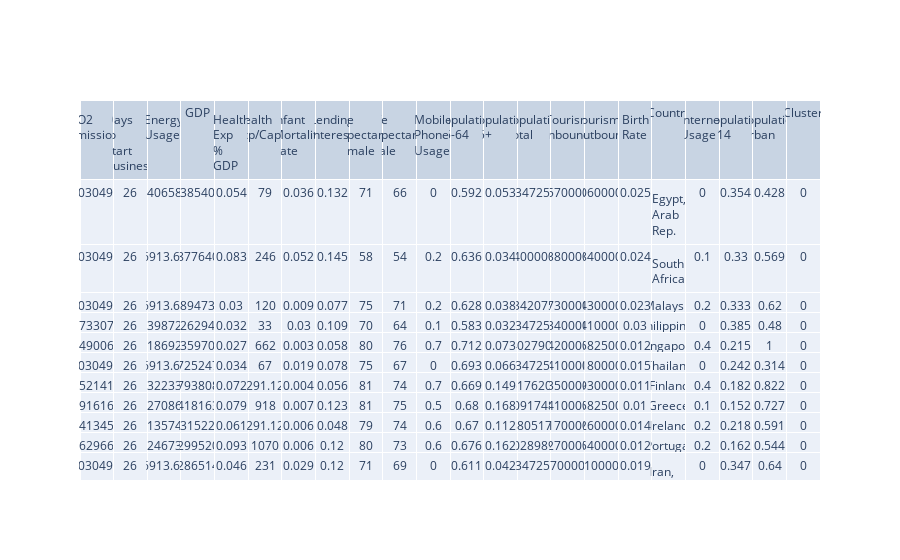
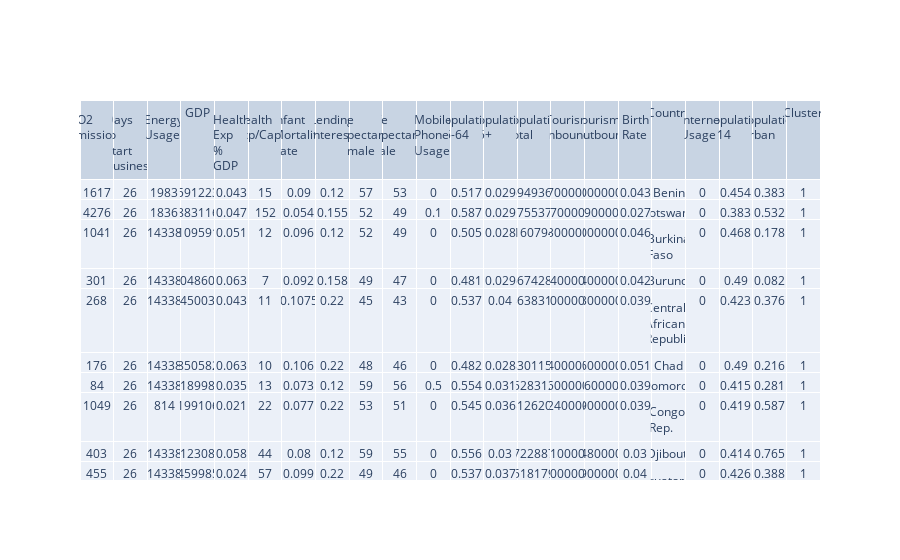
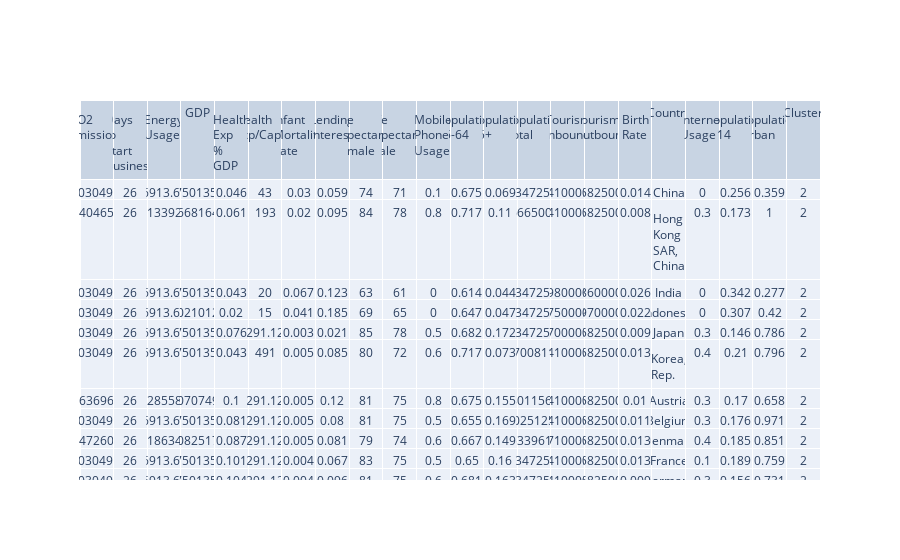
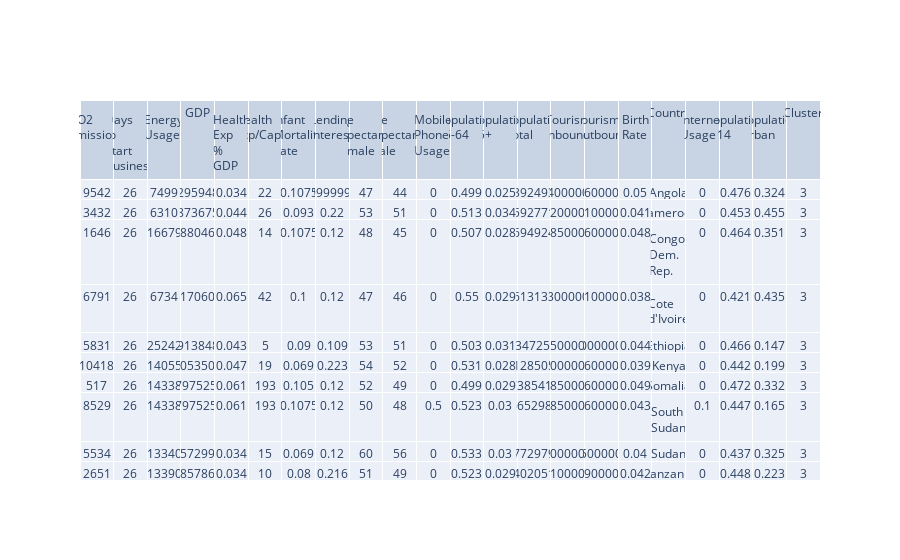

Notebook cell for these charts, in order:
### Code cell
import plotly.graph_objects as go

# Filter the DataFrame based on the cluster
cluster0 = df[df['Cluster'] == 0]
cluster1 = df[df['Cluster'] == 1]
cluster2 = df[df['Cluster'] == 2]
cluster3 = df[df['Cluster'] == 3]
cluster4 = df[df['Cluster'] == 4]

# Create a table for each cluster
fig0 = go.Figure(data=[go.Table(header=dict(values=list(cluster0.columns)),
                 cells=dict(values=[cluster0[col] for col in cluster0.columns]))])
fig0.show()

fig1 = go.Figure(data=[go.Table(header=dict(values=list(cluster1.columns)),
                 cells=dict(values=[cluster1[col] for col in cluster1.columns]))])
fig1.show()

fig2 = go.Figure(data=[go.Table(header=dict(values=list(cluster2.columns)),
                 cells=dict(values=[cluster2[col] for col in cluster2.columns]))])
fig2.show()

fig3 = go.Figure(data=[go.Table(header=dict(values=list(cluster3.columns)),
                 cells=dict(values=[cluster3[col] for col in cluster3.columns]))])
fig3.show()

fig4 = go.Figure(data=[go.Table(header=dict(values=list(cluster4.columns)),
                 cells=dict(values=[cluster4[col] for col in cluster4.columns]))])
fig4.show()

### Figure 1 — Plotly figure (JSON) as saved in the notebook; plotly's stock layout.template omitted (floating-point values rounded to 4 significant figures; data arrays with more than 128 entries replaced by an {"elided": "..."} marker saying what was removed)
{"data": [{"cells": {"values": {"elided": "22x196 mixed values"}}, "header": {"values": ["CO2 Emissions", "Days to Start Business", "Energy Usage", "GDP", "Health Exp % GDP", "Health Exp/Capita", "Infant Mortality Rate", "Lending Interest", "Life Expectancy Female", "Life Expectancy Male", "Mobile Phone Usage", "Population 15-64", "Population 65+", "Population Total", "Tourism Inbound", "Tourism Outbound", "Birth Rate", "Country", "Internet Usage", "Population 0-14", "Population Urban", "Cluster"]}, "type": "table"}], "layout": {}}

### Figure 2 — Plotly figure (JSON) as saved in the notebook; plotly's stock layout.template omitted (floating-point values rounded to 4 significant figures; data arrays with more than 128 entries replaced by an {"elided": "..."} marker saying what was removed)
{"data": [{"cells": {"values": {"elided": "22x875 mixed values"}}, "header": {"values": ["CO2 Emissions", "Days to Start Business", "Energy Usage", "GDP", "Health Exp % GDP", "Health Exp/Capita", "Infant Mortality Rate", "Lending Interest", "Life Expectancy Female", "Life Expectancy Male", "Mobile Phone Usage", "Population 15-64", "Population 65+", "Population Total", "Tourism Inbound", "Tourism Outbound", "Birth Rate", "Country", "Internet Usage", "Population 0-14", "Population Urban", "Cluster"]}, "type": "table"}], "layout": {}}

### Figure 3 — Plotly figure (JSON) as saved in the notebook; plotly's stock layout.template omitted (floating-point values rounded to 4 significant figures; data arrays with more than 128 entries replaced by an {"elided": "..."} marker saying what was removed)
{"data": [{"cells": {"values": {"elided": "22x530 mixed values"}}, "header": {"values": ["CO2 Emissions", "Days to Start Business", "Energy Usage", "GDP", "Health Exp % GDP", "Health Exp/Capita", "Infant Mortality Rate", "Lending Interest", "Life Expectancy Female", "Life Expectancy Male", "Mobile Phone Usage", "Population 15-64", "Population 65+", "Population Total", "Tourism Inbound", "Tourism Outbound", "Birth Rate", "Country", "Internet Usage", "Population 0-14", "Population Urban", "Cluster"]}, "type": "table"}], "layout": {}}

### Figure 4 — Plotly figure (JSON) as saved in the notebook; plotly's stock layout.template omitted (floating-point values rounded to 4 significant figures; data arrays with more than 128 entries replaced by an {"elided": "..."} marker saying what was removed)
{"data": [{"cells": {"values": {"elided": "22x813 mixed values"}}, "header": {"values": ["CO2 Emissions", "Days to Start Business", "Energy Usage", "GDP", "Health Exp % GDP", "Health Exp/Capita", "Infant Mortality Rate", "Lending Interest", "Life Expectancy Female", "Life Expectancy Male", "Mobile Phone Usage", "Population 15-64", "Population 65+", "Population Total", "Tourism Inbound", "Tourism Outbound", "Birth Rate", "Country", "Internet Usage", "Population 0-14", "Population Urban", "Cluster"]}, "type": "table"}], "layout": {}}
